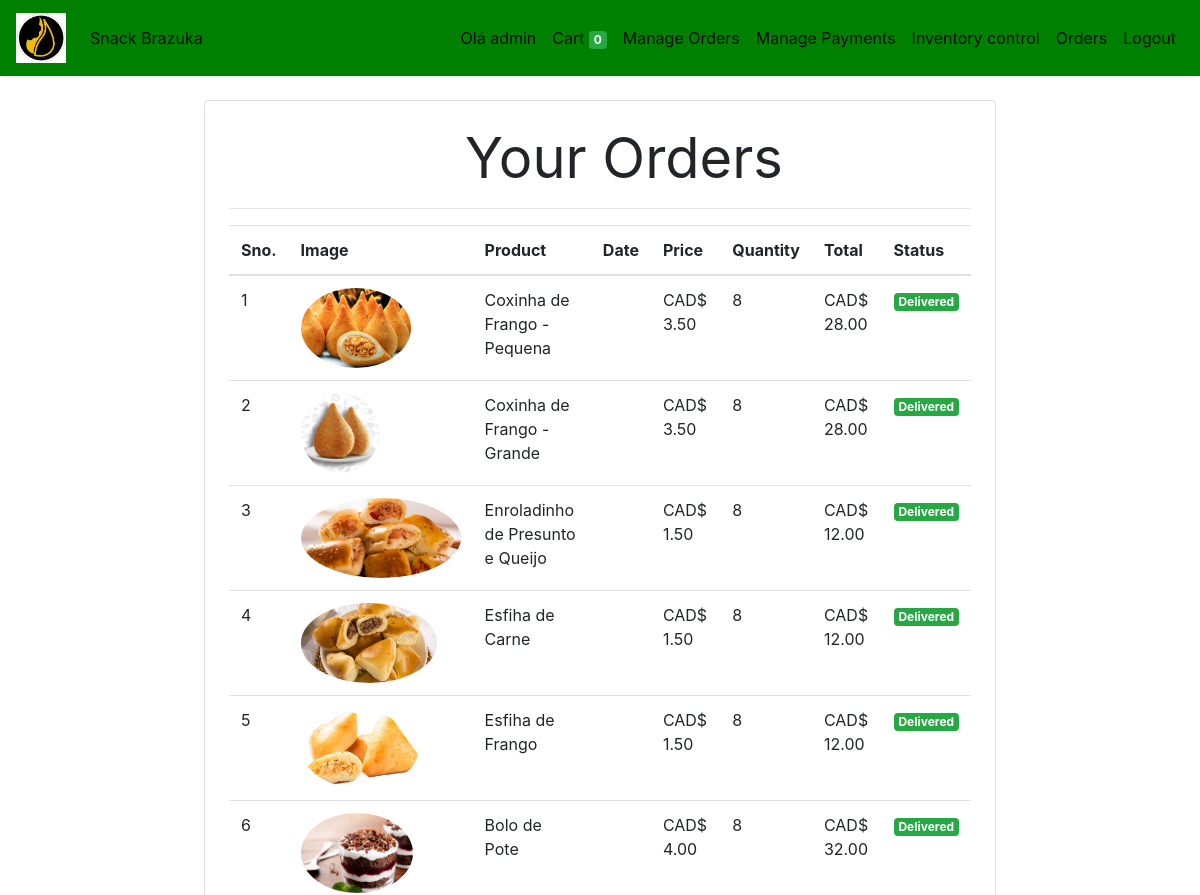
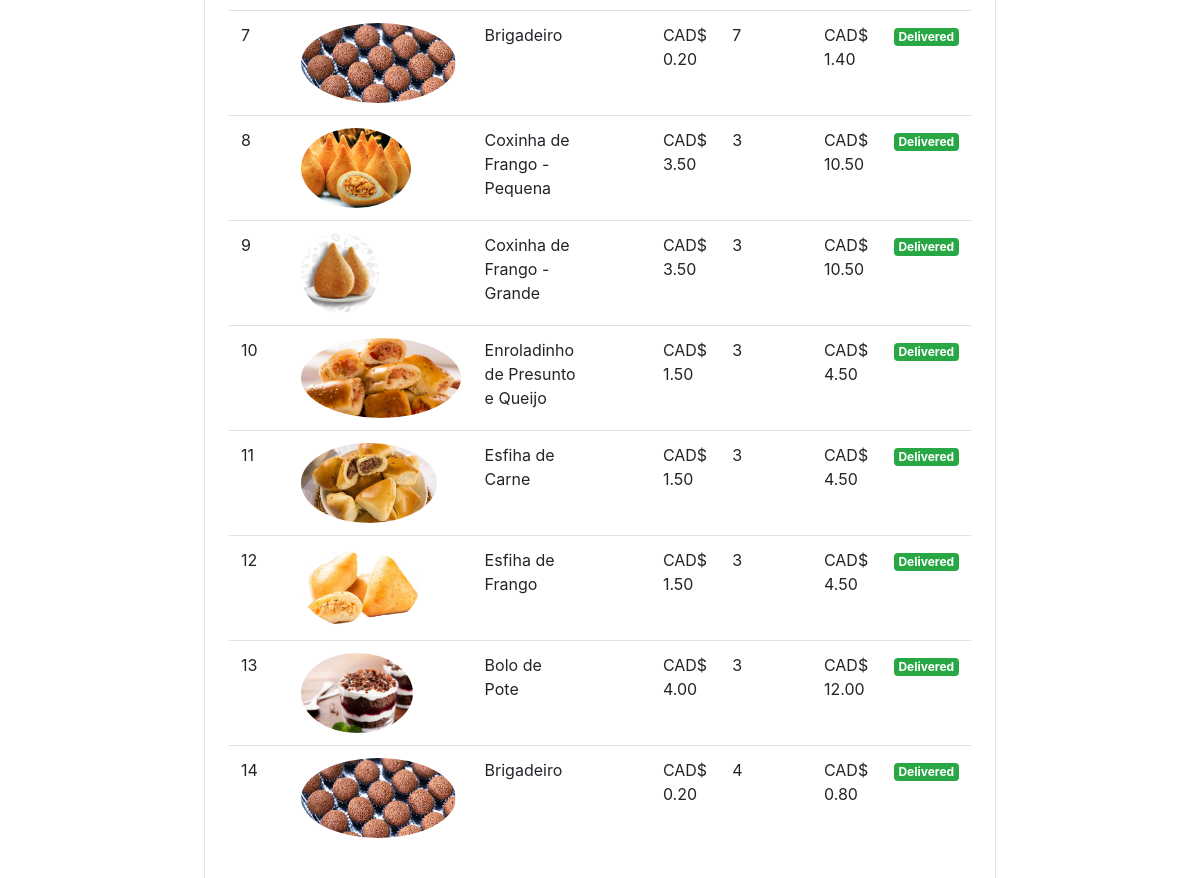
Page /orders (signed in) on the earlier database version (2 pictures, top to bottom).
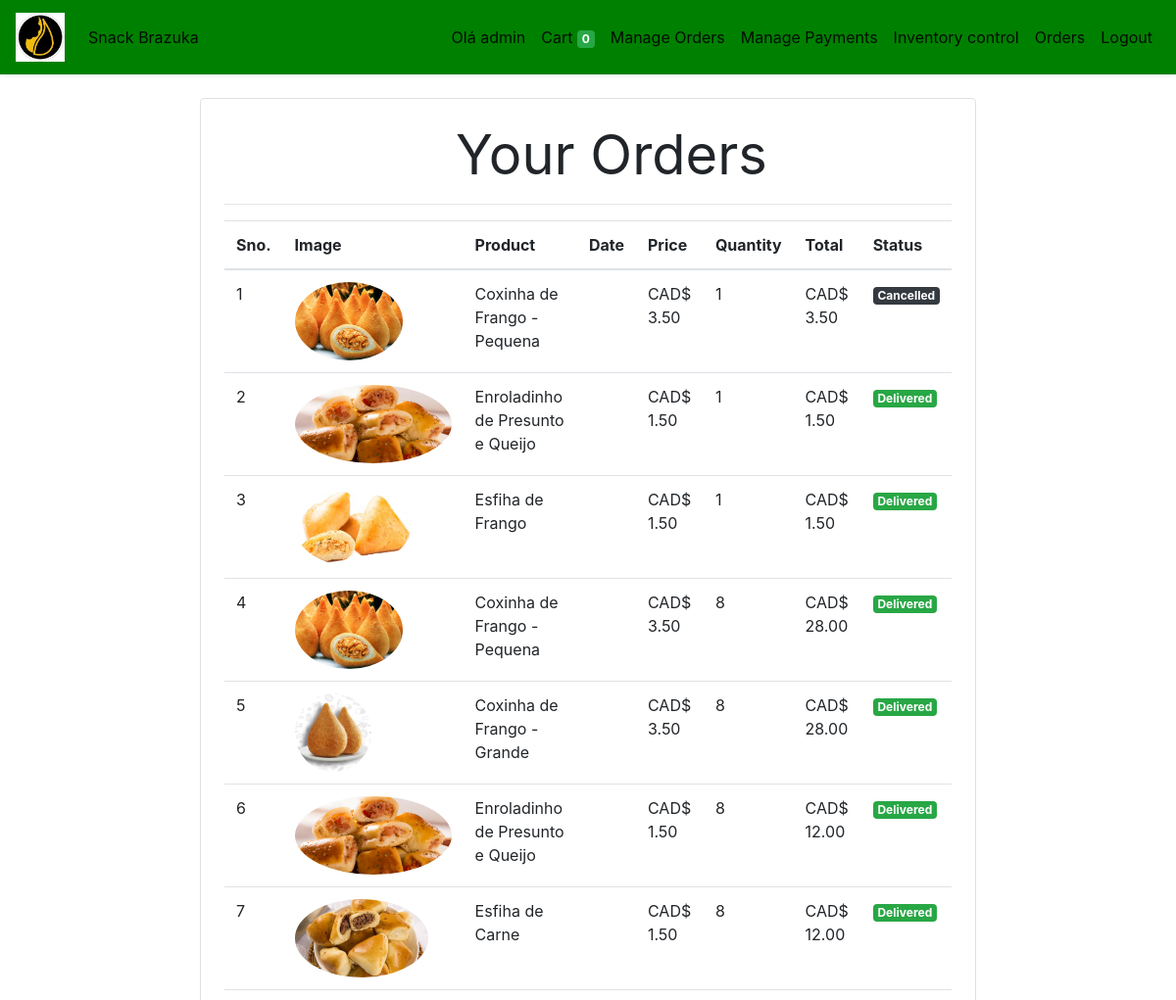
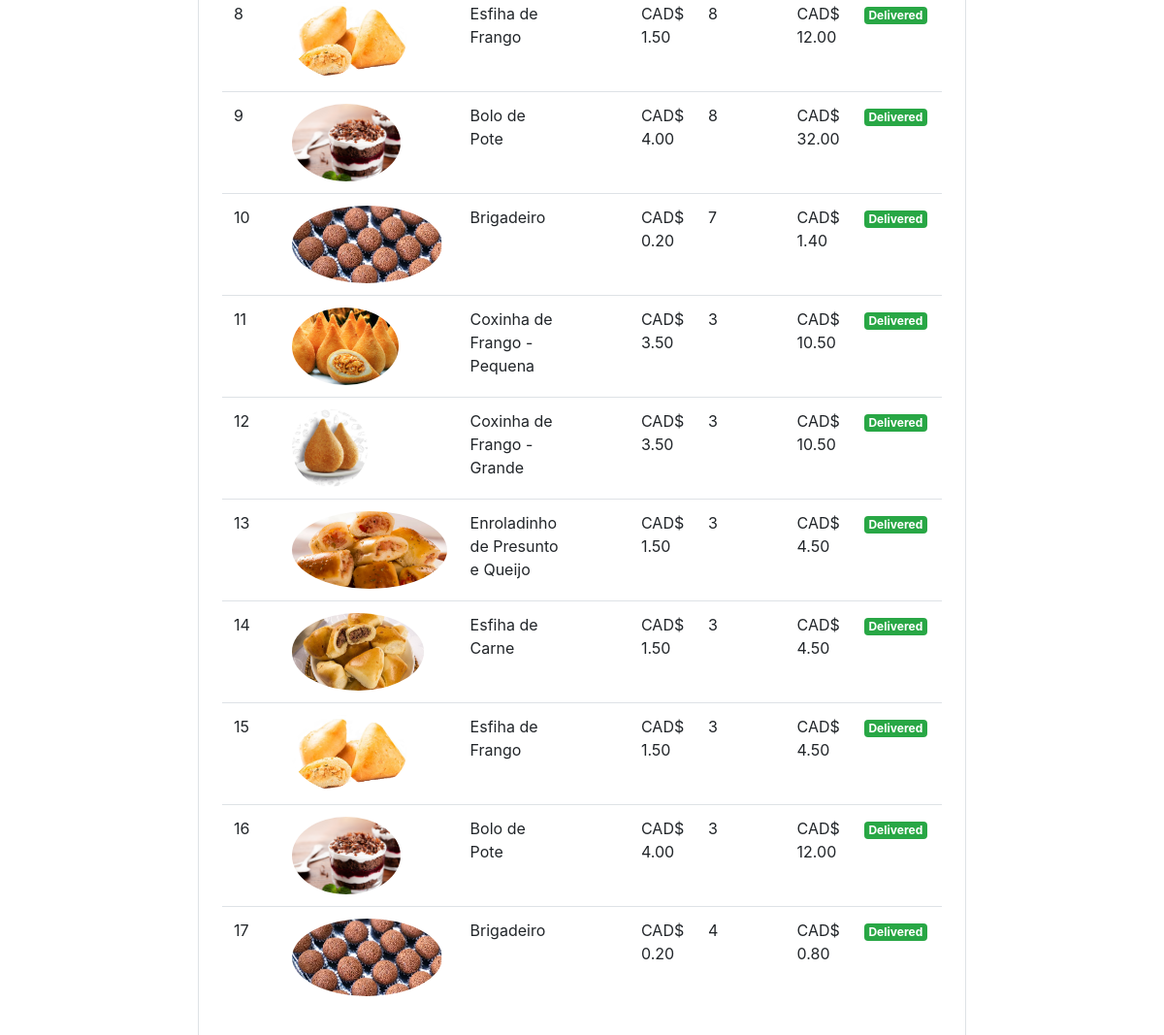
Same page on the later database version (2 pictures, top to bottom).
### store/models/customer.py (models this page shows, shortened)
class Customer(models.Model):
    id = models.IntegerField(primary_key=True)
    first_name = models.CharField(max_length=50)
    last_name = models.CharField (max_length=50)
    phone = models.CharField(max_length=10)
    email = models.EmailField()
    password = models.CharField(max_length=100)
    @staticmethod
    def get_customer_by_id(id):
        try:
            return Customer.objects.get(id = id)
        except:
            return False

### store/models/orders.py (models this page shows, shortened)
class Order(models.Model):
    id = models.IntegerField(primary_key=True)
    product = models.ForeignKey(Products,on_delete=models.CASCADE)
    customer = models.ForeignKey(Customer,on_delete=models.CASCADE)
    quantity = models.IntegerField(default=1)
    price = models.DecimalField(max_digits=6, decimal_places=2, default=0)
    address = models.CharField (max_length=50, default='', blank=True)
    Delivery_Pickup = models.CharField(max_length=10, default='Delivery', blank=False)
    date_order = models.DateField (default=datetime.datetime.today)
    date_delivery = models.DateField (default=datetime.datetime.today)
    time_delivery = models.CharField(max_length=5, default='00:00', blank=False)
    status = models.CharField (max_length=1, default=0)
    @staticmethod
    def get_orders_by_customer(customer_id):
        return Order.objects.filter(customer=customer_id).order_by('-date_delivery')

### store/models/product.py (models this page shows, shortened)
class Products(models.Model):
    id = models.IntegerField(primary_key=True)
    name = models.CharField(max_length=60)
    price= models.DecimalField(max_digits=6, decimal_places=2, default=0)
    category= models.ForeignKey(Category,on_delete=models.CASCADE,default=1 )
    description= models.CharField(max_length=250, default='', blank=True, null= True)
    image= models.ImageField(upload_to='uploads/products/')

### store/middlewares/auth.py (the view)
    def middleware(request):
        returnUrl = request.META['PATH_INFO']
        if not request.session.get('customer'):
           return redirect(f'login?return_url={returnUrl}')
        response = get_response(request)
        return response

### store/templatetags/custom_filter.py (called while the page is built)
@register.filter(name='currency')
def currency(number):
    return "CAD$ "+str(number)

@register.filter(name='multiply')
def multiply(number , number1):
    return number * number1

### store/views/orders.py (called while the page is built)
    def get(self , request ):
        customer = request.session.get('customer')
        orders = Order.get_orders_by_customer(customer)
        usuario = Customer.get_customer_by_id(request.session.get('customer'))
        return render(request , 'orders.html'  , {'orders' : orders , 'usuario' : usuario.first_name} )

### store/templates/orders.html (shortened to what this page needs)
{% extends 'base.html' %}
{% block content %}
{% load cart %}
{% load custom_filter %}
<div class="container">
   <div class="border rounded p-4 m-4">
        <p class="display-4 pl-4 ml-4" align="center">Your Orders</p>
        <hr>
        <table class="table">
            <thead>
                <tr>
                    <th>Sno.</th>
                    <th>Image</th>
                    <th>Product</th>
                    <th>Date</th>
                    <th>Price</th>
                    <th>Quantity</th>
                    <th>Total</th>
                    <th>Status</th>
                </tr>
            </thead>
            <tbody>
                {% for order in orders %}
                <tr>
                    <td>{{forloop.counter}}</td>
                    <td><img style="height: 80px;" class="rounded-circle" src="{{order.product.image.url}}" alt=""></td>
                    <td>{{order.product.name}}</td>
                    <td>{{order.date}}</td>
                    <td>{{order.price|currency}}</td>
                    <td>{{order.quantity}}</td>
                    <td>{{order.quantity|multiply:order.price|currency}}</td>
                    {% if order.status == '3' %}
                    <td><small class="badge badge-success"> Delivered </small></td>
                    {% endif %}
                    {% if order.status == '9' %}
                    <td><small class="badge badge-dark"> Cancelled </small></td>
                    {% endif %}
                </tr>
                {% endfor %}
            </tbody>
        </table>
   </div>
</div>
{% endblock %}

### store/templates/base.html (shortened to what this page needs)
<!doctype html>
<html lang="en">
    <head>
      <link rel="stylesheet" href="/static/css/bootstrap.min.css">
    </head>
    <body>
        <nav class="one-edge-shadow
          navbar navbar-light
          sticky-top navbar
          navbar-expand-lg
          text-white">
            <a class="navbar-brand ms-3 text-dark " href="/">
            <link rel="stylesheet" href="https://use.fontawesome.com/releases/v5.7.0/css/all.css">
            <img src="/static/img/Logo.png" style="width:50px;height:50px"></a>
            <div class="collapse navbar-collapse" id="navbarSupportedContent">
              <ul class="navbar-nav mr-auto">
                <li class="nav-item active">
                  <a class="nav-link" href="/store">Snack Brazuka<span class="sr-only">(current)</span></a>
                </li>
              </ul>
              <ul class=" navbar-nav my-2 my-lg-0">
                  <li class="nav-item active">
                      <a class="nav-link" href="">
                          Olá {{ usuario }}
                      </a>
                  </li>
                  <li class="nav-item active">
                      <a class="nav-link" href="/cart">
                          Cart
                          <span class="badge badge-success">{{request.session.cart.keys|length}}</span>
                      </a>
                  </li>
                  {% if request.session.customer == 1 %}
                  <li class="nav-item active ">
                      <a class="nav-link" href="/manage_orders/0"> Manage Orders <span class="sr-only">(current)</span></a>
                  </li>
                  <li class="nav-item active ">
                      <a class="nav-link" href="/manage_payments"> Manage Payments <span class="sr-only">(current)</span></a>
                  </li>
                  <li class="nav-item active ">
                      <a class="nav-link" href="/manage_inventory"> Inventory control <span class="sr-only">(current)</span></a>
                  </li>
                  {% endif %}
                  {% if request.session.customer %}
                      <li class="nav-item active ">
                          <a class="nav-link" href="/orders">Orders<span class="sr-only">(current)</span></a>
                      </li>
                      <li class="nav-item active ">
                          <a class="nav-link" href="/logout">Logout<span class="sr-only">(current)</span></a>
                      </li>
                  {% endif %}
              </ul>
            </div>
          </nav>
      {% block content %}{% endblock %}
    </body>
</html>

### store/templates/base.html (style rules this page uses)
nav { background-color: green; }
.one-edge-shadow { box-shadow: 0 8px 2px -5px rgb(246, 245, 245); }

Differences in the rows shown:
added Order: product.image (picture), product.name "Coxinha de Frango - Pequena", price "CAD$ 3.50", quantity "1", quantity|multiply "CAD$ 3.50", status "Cancelled"
added Order: product.image (picture), product.name "Enroladinho de Presunto e Queijo", price "CAD$ 1.50", quantity "1", quantity|multiply "CAD$ 1.50", status "Delivered"
added Order: product.image (picture), product.name "Esfiha de Frango", price "CAD$ 1.50", quantity "1", quantity|multiply "CAD$ 1.50", status "Delivered"
